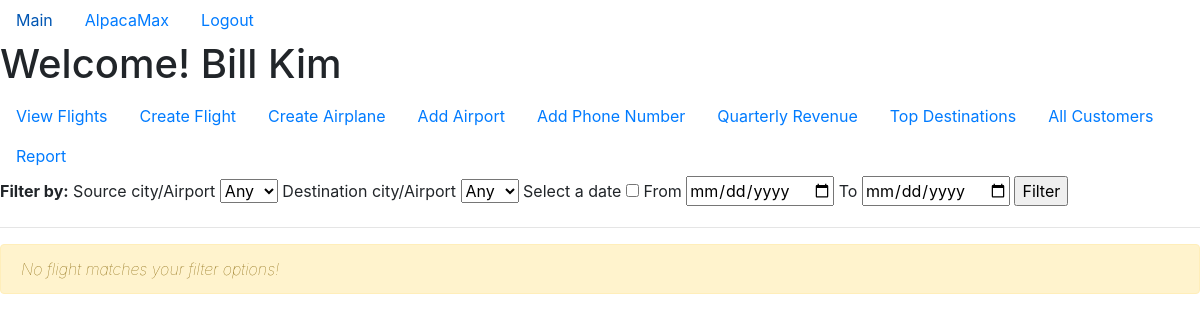
Page /staffFlights (signed in) on the earlier database version.
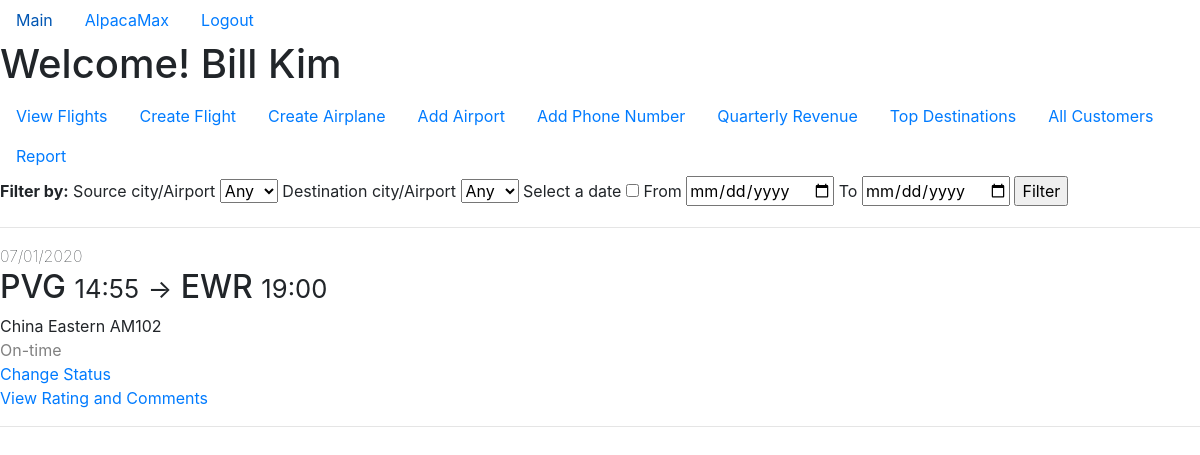
Same page on the later database version.
### app/models.py (models this page shows, shortened)
class Staff(db.Model, UserMixin):
    username = db.Column(db.String(20), primary_key=True)
    password = db.Column(db.String(60), nullable=False)
    first_name = db.Column(db.String(20), nullable=False)
    last_name = db.Column(db.String(20), nullable=False)
    date_of_birth = db.Column(db.Date, nullable=False)
    airline_name = db.Column(db.String(20),
                             db.ForeignKey("airline.name"),
                             nullable=False)
    phones = db.relationship("Phone", backref="staff", lazy=True)
    def get_id(self):
        return self.username
    def get_user_type(self):
        return "Staff"

class Flight(db.Model):
    flight_num = db.Column(db.String(5), primary_key=True)
    depart_datetime = db.Column(db.DateTime, primary_key=True)
    airline_name = db.Column(db.String(20),
                             db.ForeignKey("airplane.airline_name"),
                             primary_key=True)
    depart_airport = db.Column(db.String(20),
                               db.ForeignKey("airport.name"),
                               nullable=False)
    arrival_datetime = db.Column(db.DateTime, nullable=False)
    arrival_airport = db.Column(db.String(20),
                                db.ForeignKey("airport.name"),
                                nullable=False)
    base_price = db.Column(db.Integer, nullable=False)
    airplane_id = db.Column(db.String(5),
                            db.ForeignKey("airplane.id"),
                            nullable=False)
    status = db.Column(db.String(10), nullable=False)
    tickets = db.relationship("Ticket",
                              backref="flight",
                              lazy=True,
                              primaryjoin='''and_(Flight.flight_num==Ticket.flight_num,
                                            Flight.depart_datetime==Ticket.depart_datetime,
                                            Flight.airline_name==Ticket.airline_name)''')

### app/routes.py (the view)
@app.route("/staffFlights", methods=["GET", "POST"])
@login_required
def staff_flights():
    if (current_user.get_user_type() == "Customer"):
        flash("You cannot see these flights!")
        return redirect(url_for("home"))
    form = StaffFlightFilterForm()
    form.create_choices()
    if (form.validate_on_submit()):
        flights = Flight.query.filter(Flight.airline_name==current_user.airline_name)
        if (form.source_city_airport.data != "any"):
            flights = flights.filter(Flight.depart_airport==form.source_city_airport.data)
        if (form.dest_city_airport.data != "any"):
            flights = flights.filter(Flight.arrival_airport==form.dest_city_airport.data)
        if (form.gonna_filter_date.data and form.start_date.data and form.end_date.data):
            flights = flights.filter(Flight.depart_datetime>=to_datetime(form.start_date.data),
                                     Flight.depart_datetime<=to_datetime(form.end_date.data))
    else:
        flights = Flight.query.filter(Flight.airline_name==current_user.airline_name,
                                      Flight.depart_datetime>=datetime.datetime.today(),
                                      Flight.depart_datetime<=datetime.datetime.today() + datetime.timedelta(days=30))
    return render_template("staff_flights.html", form=form, flights=flights.all())

### app/forms.py (shortened to what this page needs)
class StaffFlightFilterForm(FlaskForm):
    start_date = StringField("From")
    end_date = StringField("To")
    source_city_airport = SelectField("Source city/Airport")
    dest_city_airport = SelectField("Destination city/Airport")
    gonna_filter_date = BooleanField("Select a date")
    submit = SubmitField("Filter")
    def create_choices(self):
        choices = [('any', 'Any')] + [(airport.name, airport.name) for airport in Airport.query.all()]
        self.source_city_airport.choices = choices
        self.dest_city_airport.choices = choices

### app/models.py (called while the page is built)
@login_manager.user_loader
def load_user(user_id):
    result = Staff.query.get(user_id)
    if (result is None):
        return Customer.query.get(user_id)
    else:
        return result

### app/templates/staff_flights.html (shortened to what this page needs)
{% extends 'staff_layout.html' %}
{% block home_content %}
<form method="POST" action"">
    <label style="font-weight:bold">Filter by: </label>
    {{ form.source_city_airport.label() }}
    {{ form.source_city_airport() }}
    {{ form.dest_city_airport.label() }}
    {{ form.dest_city_airport() }}
    {{ form.gonna_filter_date.label() }}
    {{ form.gonna_filter_date() }}
    {{ form.start_date.label() }}
    {{ form.start_date(type="date") }}
    {{ form.end_date.label() }}
    {{ form.end_date(type="date") }}
    {{ form.submit() }}
</form>
<hr>
{% if not flights %}
<div class="alert alert-warning">
    <span style="font-style:italic;font-weight:lighter;">
        No flight matches your filter options!
    </span>
</div>
{% endif %}
{% for flight in flights %}
    <div>
        <span style="font-weight:lighter">{{ flight.depart_datetime.strftime("%m/%d/%Y") }}</span><br>
        <h2>
            {{ flight.depart_airport }}
            <small>{{ flight.depart_datetime.strftime("%H:%M") }}</small>
            <small>-></small>
            {{ flight.arrival_airport }}
            <small>{{ flight.arrival_datetime.strftime("%H:%M") }}</small>
        </h2>
        <span>{{ flight.airline_name }} {{ flight.airplane_id }}</span><br>
        <span style="color:gray">{{ flight.status }}</span><br>
        <a href="{{ url_for('change_status', source_city=flight.source_city, depart_datetime=flight.depart_datetime) }}">Change Status</a><br>
        <a href="{{ url_for('view_comments', source_city=flight.source_city, depart_datetime=flight.depart_datetime) }}">View Rating and Comments</a>
    </div>
    <hr>
{% endfor %}
{% endblock %}

### app/templates/staff_layout.html
{% extends "layout.html" %}
{% block content %}
    <h1>Welcome! {{ current_user.first_name }} {{ current_user.last_name }}</h1>
    <ul class="nav">
        <li class="nav-item">
            <a class="nav-link" href="{{ url_for('staff_flights') }}"">View Flights</a>
        </li>
        <li class="nav-item">
            <a class="nav-link" href="{{ url_for('create_flight') }}">Create Flight</a>
        </li>
        <li class="nav-item">
            <a class="nav-link" href="{{ url_for('create_airplane') }}">Create Airplane</a>
        </li>
        <li class="nav-item">
            <a class="nav-link" href="{{ url_for('add_airport') }}">Add Airport</a>
        </li>
        <li class="nav-item">
            <a class="nav-link" href="{{ url_for('add_phone_number') }}">Add Phone Number</a>
        </li>
        <li class="nav-item">
            <a class="nav-link" href="{{ url_for('quarterly_revenue_earned') }}">Quarterly Revenue</a>
        </li>
        <li class="nav-item">
            <a class="nav-link" href="{{ url_for('top_destinations') }}">Top Destinations</a>
        </li>
        <li class="nav-item">
            <a class="nav-link" href="{{ url_for('all_customers') }}">All Customers</a>
        </li>
        <li class="nav-item">
            <a class="nav-link" href="{{ url_for('report') }}">Report</a>
        </li>
    </ul>
    {% block home_content %}{% endblock %}
{% endblock content %}

### app/templates/layout.html (shortened to what this page needs)
<!DOCTYPE html>
<html lang="en">
<head>
    <link rel="stylesheet" href="https://stackpath.bootstrapcdn.com/bootstrap/4.4.1/css/bootstrap.min.css">
    <link rel="stylesheet" href="https://cdnjs.cloudflare.com/ajax/libs/Chart.js/2.9.3/Chart.min.css" />
</head>
<body>
    <ul class="nav">
        <li class="nav-item">
            <a class="nav-link" href="{{ url_for('home') }}">Main</a>
        </li>
        {% if current_user.is_authenticated %}
            <li class="nav-item">
                {% if current_user.get_user_type() == "Customer" %}
                    <a class="nav-link" href="{{ url_for('customer_future_flights') }}">{{ current_user.get_id() }}</a>
                {% else %}
                    <a class="nav-link" href="{{ url_for('staff_flights') }}">{{ current_user.get_id() }}</a>
                {% endif %}
            </li>
            <li class="nav-item">
                <a class="nav-link" href="{{ url_for('logout') }}">Logout</a>
            </li>
        {% endif %}
    </ul>
    {% block content %}{% endblock %}
</body>
</html>

Differences in the rows shown:
added Flight: depart_datetime "07/01/2020", depart_airport "PVG", depart_datetime "14:55", arrival_airport "EWR", arrival_datetime "19:00", airline_name "China Eastern", airplane_id "AM102", status "On-time"
Other differences:
text no longer shown: "No flight matches your filter options!"
